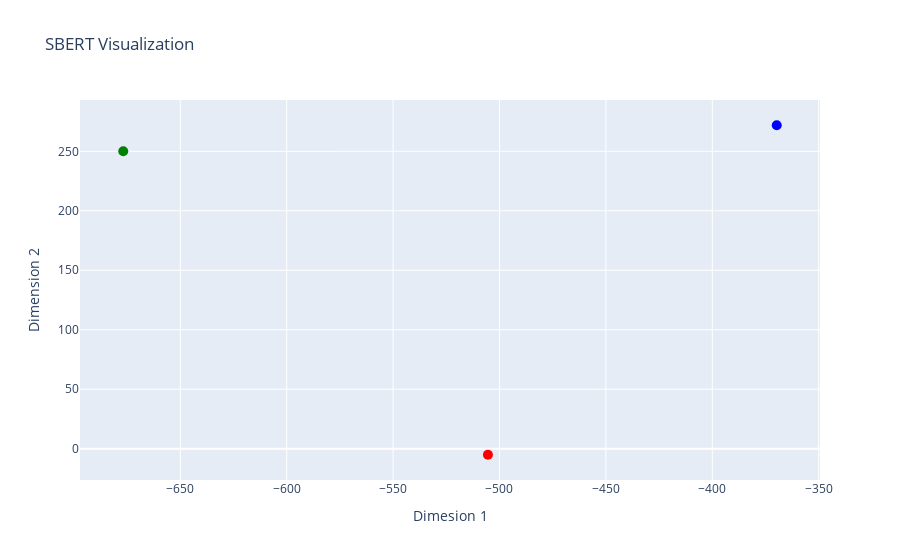

The cell this chart's notebook holds for it:
### Code cell
fig = go.Figure(data=data, layout=layout)
fig.show()

### Figure 1 — Plotly figure (JSON) as saved in the notebook; plotly's stock layout.template omitted (floating-point values rounded to 4 significant figures)
{"data": [{"marker": {"color": ["red", "green", "blue"], "size": 10}, "mode": "markers", "text": ["I like eating burgers", "Burgers are tasty!", "This is the last one"], "type": "scatter", "x": [-505.4, -676.8, -369.7], "y": [-5.106, 250.1, 271.9]}], "layout": {"hovermode": "closest", "title": {"text": "SBERT Visualization"}, "xaxis": {"title": {"text": "Dimesion 1"}}, "yaxis": {"title": {"text": "Dimension 2"}}}}
